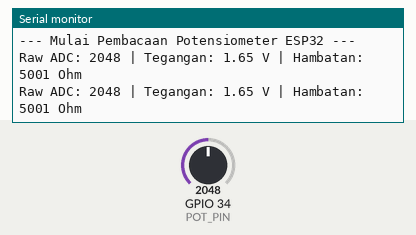
Simulated run of this program. Board: ESP32. Parts: the last lines printed to the serial monitor. Inputs (shaded band) come from the test bench; at power-on: GPIO 34 (POT_PIN) = 2048.

Above: at 5.8 s.
5.9 s: GPIO 34 (POT_PIN) set to 2866
At 10.9 s:
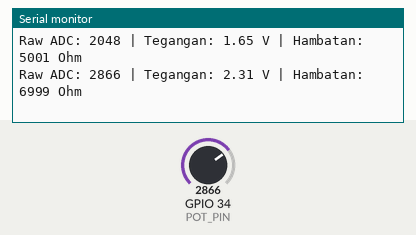
11.9 s: GPIO 34 (POT_PIN) set to 3603
At 16.0 s:
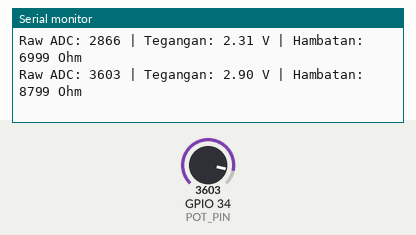
Timing chart, 0 to 17.5 s (numbered marks = the images above; inputs shaded):
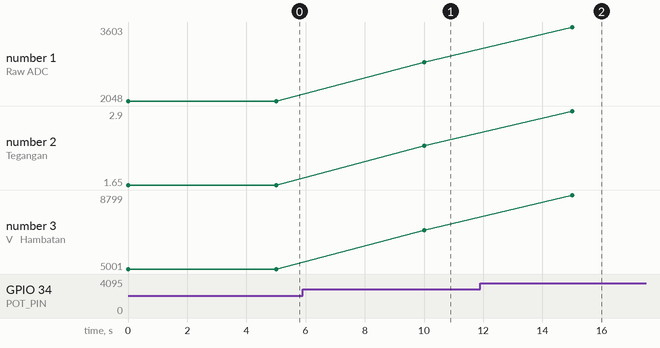

The program:

main.cpp
```cpp
#include <Arduino.h>

// 1. Definisikan pin ADC di sisi sebelah kiri (GPIO 34)
#define POT_PIN 34

// Spesifikasi ESP32
#define ADC_RESOLUTION 4095.0  // ADC 12-bit (0 - 4095)
#define V_REF 3.3              // Tegangan referensi 3.3V
#define R_MAX 10000.0          // Hambatan maksimal potensiometer 10k Ohm (10000 Ohm)

void setup() {
  // 2. Inisialisasi Serial Monitor dengan baudrate 115200
  Serial.begin(115200);

  // Konfigurasi pin potensiometer sebagai INPUT
  pinMode(POT_PIN, INPUT);

  Serial.println("--- Mulai Pembacaan Potensiometer ESP32 ---");
}

void loop() {
  // 3. Baca nilai mentah (Raw) ADC dari pin GPIO 34
  int rawADC = analogRead(POT_PIN);

  // 4. Hitung nilai konversi Tegangan (Voltage) dan Hambatan (Resistance)
  // Rumus Tegangan = (Raw ADC / 4095) * 3.3V
  float tegangan = (rawADC / ADC_RESOLUTION) * V_REF;

  // Rumus Hambatan = (Raw ADC / 4095) * 10000 Ohm
  float hambatan = (rawADC / ADC_RESOLUTION) * R_MAX;

  // 5. Tampilkan data ke Serial Monitor secara rapi
  Serial.print("Raw ADC: ");
  Serial.print(rawADC);

  Serial.print(" | Tegangan: ");
  Serial.print(tegangan, 2); // Menampilkan 2 angka di belakang koma
  Serial.print(" V");

  Serial.print(" | Hambatan: ");
  Serial.print(hambatan, 0); // Menampilkan bilangan bulat
  Serial.println(" Ohm");

  // Tambahkan delay setiap siklus pembacaan (0.5 detik sekali)
  delay(5000);
}
```

Measured:
- after the input at 5.9 s, the serial monitor: prints a new line after 4.1 s (image 1)
- after the input at 11.9 s, the serial monitor: prints a new line after 3.1 s (image 2)
- plotted number 1: 2048 → 2866 after the input at 5.9 s, 2866 → 3603 after the input at 11.9 s
- plotted number 2: 1.65 → 2.31 after the input at 5.9 s, 2.31 → 2.9 after the input at 11.9 s
- plotted number 3: 5001 → 6999 after the input at 5.9 s, 6999 → 8799 after the input at 11.9 s
